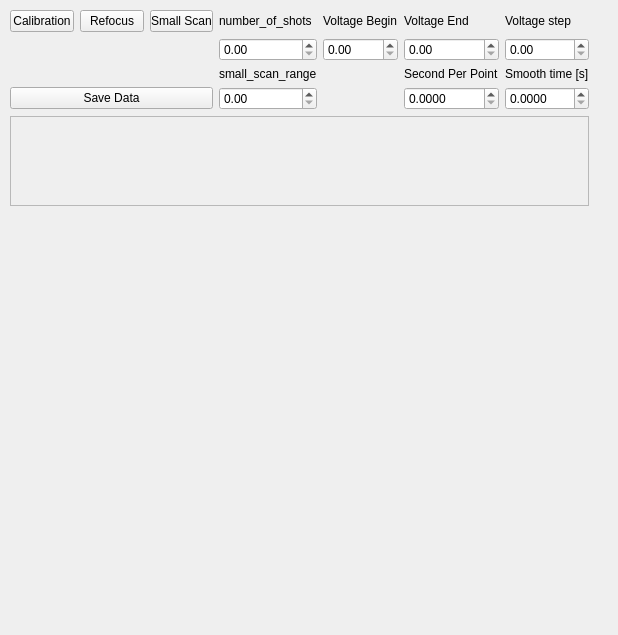
<?xml version="1.0" encoding="UTF-8"?>
<ui version="4.0">
 <class>window</class>
 <widget class="QWidget" name="window">
  <property name="geometry">
   <rect>
    <x>0</x>
    <y>0</y>
    <width>618</width>
    <height>635</height>
   </rect>
  </property>
  <property name="windowTitle">
   <string>Form</string>
  </property>
  <widget class="QWidget" name="verticalLayoutWidget">
   <property name="geometry">
    <rect>
     <x>10</x>
     <y>10</y>
     <width>579</width>
     <height>196</height>
    </rect>
   </property>
   <layout class="QVBoxLayout" name="verticalLayout">
    <item>
     <layout class="QGridLayout" name="gridLayout_5">
      <item row="1" column="2">
       <widget class="QDoubleSpinBox" name="voltage_begin">
        <property name="maximum">
         <double>9.990000000000000</double>
        </property>
       </widget>
      </item>
      <item row="1" column="3">
       <widget class="QDoubleSpinBox" name="voltage_end">
        <property name="maximum">
         <double>9.990000000000000</double>
        </property>
        <property name="singleStep">
         <double>1.000000000000000</double>
        </property>
       </widget>
      </item>
      <item row="1" column="1">
       <widget class="QDoubleSpinBox" name="shots_number"/>
      </item>
      <item row="0" column="0">
       <layout class="QHBoxLayout" name="horizontalLayout">
        <item>
         <widget class="QPushButton" name="calibration">
          <property name="text">
           <string>Calibration</string>
          </property>
         </widget>
        </item>
        <item>
         <widget class="QPushButton" name="refocus">
          <property name="text">
           <string>Refocus</string>
          </property>
         </widget>
        </item>
        <item>
         <widget class="QPushButton" name="single_shot">
          <property name="text">
           <string>Small Scan</string>
          </property>
         </widget>
        </item>
       </layout>
      </item>
      <item row="3" column="4">
       <widget class="QDoubleSpinBox" name="mhc">
        <property name="decimals">
         <number>4</number>
        </property>
        <property name="singleStep">
         <double>0.001000000000000</double>
        </property>
       </widget>
      </item>
      <item row="3" column="3">
       <widget class="QDoubleSpinBox" name="seconds_per_point">
        <property name="decimals">
         <number>4</number>
        </property>
        <property name="singleStep">
         <double>0.010000000000000</double>
        </property>
       </widget>
      </item>
      <item row="0" column="4">
       <widget class="QLabel" name="voltage_step_label_">
        <property name="enabled">
         <bool>true</bool>
        </property>
        <property name="text">
         <string>Voltage step</string>
        </property>
       </widget>
      </item>
      <item row="3" column="1">
       <widget class="QDoubleSpinBox" name="small_scanRange">
        <property name="maximum">
         <double>9.990000000000000</double>
        </property>
        <property name="singleStep">
         <double>0.010000000000000</double>
        </property>
       </widget>
      </item>
      <item row="1" column="4">
       <widget class="QDoubleSpinBox" name="voltage_step">
        <property name="maximum">
         <double>9.990000000000000</double>
        </property>
        <property name="singleStep">
         <double>0.100000000000000</double>
        </property>
       </widget>
      </item>
      <item row="2" column="4">
       <widget class="QLabel" name="mhc_label">
        <property name="enabled">
         <bool>true</bool>
        </property>
        <property name="text">
         <string>Smooth time [s]</string>
        </property>
       </widget>
      </item>
      <item row="2" column="1">
       <widget class="QLabel" name="scan_range_label">
        <property name="enabled">
         <bool>true</bool>
        </property>
        <property name="text">
         <string>small_scan_range</string>
        </property>
       </widget>
      </item>
      <item row="0" column="3">
       <widget class="QLabel" name="voltage_end_label_">
        <property name="enabled">
         <bool>true</bool>
        </property>
        <property name="text">
         <string>Voltage End</string>
        </property>
       </widget>
      </item>
      <item row="0" column="2">
       <widget class="QLabel" name="voltage_begin_label_">
        <property name="enabled">
         <bool>true</bool>
        </property>
        <property name="text">
         <string>Voltage Begin</string>
        </property>
       </widget>
      </item>
      <item row="2" column="3">
       <widget class="QLabel" name="spp_label_">
        <property name="enabled">
         <bool>true</bool>
        </property>
        <property name="text">
         <string>Second Per Point</string>
        </property>
       </widget>
      </item>
      <item row="0" column="1">
       <widget class="QLabel" name="number_of_shots_label">
        <property name="enabled">
         <bool>true</bool>
        </property>
        <property name="text">
         <string>number_of_shots</string>
        </property>
       </widget>
      </item>
      <item row="3" column="0">
       <widget class="QPushButton" name="save_button_">
        <property name="text">
         <string>Save Data</string>
        </property>
       </widget>
      </item>
      <item row="0" column="5">
       <spacer name="horizontalSpacer">
        <property name="orientation">
         <enum>Qt::Horizontal</enum>
        </property>
        <property name="sizeHint" stdset="0">
         <size>
          <width>40</width>
          <height>20</height>
         </size>
        </property>
       </spacer>
      </item>
     </layout>
    </item>
    <item>
     <widget class="QTextEdit" name="fit_results">
      <property name="enabled">
       <bool>false</bool>
      </property>
     </widget>
    </item>
    <item>
     <layout class="QGridLayout" name="plot_layout"/>
    </item>
    <item>
     <layout class="QGridLayout" name="toolbar_layout">
      <property name="rightMargin">
       <number>0</number>
      </property>
     </layout>
    </item>
   </layout>
  </widget>
 </widget>
 <resources/>
 <connections/>
</ui>
